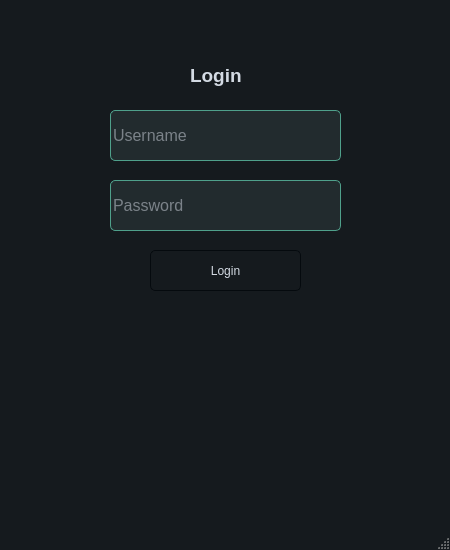
<?xml version="1.0" encoding="UTF-8"?>
<ui version="4.0">
 <class>MainWindow</class>
 <widget class="QMainWindow" name="MainWindow">
  <property name="geometry">
   <rect>
    <x>0</x>
    <y>0</y>
    <width>450</width>
    <height>550</height>
   </rect>
  </property>
  <property name="minimumSize">
   <size>
    <width>450</width>
    <height>550</height>
   </size>
  </property>
  <property name="maximumSize">
   <size>
    <width>450</width>
    <height>550</height>
   </size>
  </property>
  <property name="windowTitle">
   <string>MainWindow</string>
  </property>
  <property name="styleSheet">
   <string notr="true">/*
ManjaroMix Style Sheet for QT Applications
Author: Jaime A. Quiroga P.
Company: GTRONICK
Last updated: 25/02/2020, 15:42.
Available at: https://github.com/GTRONICK/QSS/blob/master/ManjaroMix.qss
*/
QMainWindow {
	background-color:#151a1e;
}
QCalendar {
	background-color: #151a1e;
}
QTextEdit {
	border-width: 1px;
	border-style: solid;
	border-color: #4fa08b;
	background-color: #222b2e;
	color: #d3dae3;
}
QPlainTextEdit {
	border-width: 1px;
	border-style: solid;
	border-color: #4fa08b;
	background-color: #222b2e;
	color: #d3dae3;
}
QToolButton {
	border-style: solid;
	border-top-color: qlineargradient(spread:pad, x1:0.5, y1:1, x2:0.5, y2:0, stop:0 rgb(215, 215, 215), stop:1 rgb(222, 222, 222));
	border-right-color: qlineargradient(spread:pad, x1:0, y1:0.5, x2:1, y2:0.5, stop:0 rgb(217, 217, 217), stop:1 rgb(227, 227, 227));
	border-left-color: qlineargradient(spread:pad, x1:0, y1:0.5, x2:1, y2:0.5, stop:0 rgb(227, 227, 227), stop:1 rgb(217, 217, 217));
	border-bottom-color: qlineargradient(spread:pad, x1:0.5, y1:1, x2:0.5, y2:0, stop:0 rgb(215, 215, 215), stop:1 rgb(222, 222, 222));
	border-width: 1px;
	border-radius: 5px;
	color: #d3dae3;
	padding: 2px;
	background-color: rgb(255,255,255);
}
QToolButton:hover{
	border-style: solid;
	border-top-color: qlineargradient(spread:pad, x1:0.5, y1:1, x2:0.5, y2:0, stop:0 rgb(195, 195, 195), stop:1 rgb(222, 222, 222));
	border-right-color: qlineargradient(spread:pad, x1:0, y1:0.5, x2:1, y2:0.5, stop:0 rgb(197, 197, 197), stop:1 rgb(227, 227, 227));
	border-left-color: qlineargradient(spread:pad, x1:0, y1:0.5, x2:1, y2:0.5, stop:0 rgb(227, 227, 227), stop:1 rgb(197, 197, 197));
	border-bottom-color: qlineargradient(spread:pad, x1:0.5, y1:1, x2:0.5, y2:0, stop:0 rgb(195, 195, 195), stop:1 rgb(222, 222, 222));
	border-width: 1px;
	border-radius: 5px;
	color: rgb(0,0,0);
	padding: 2px;
	background-color: rgb(255,255,255);
}
QToolButton:pressed{
	border-style: solid;
	border-top-color: qlineargradient(spread:pad, x1:0.5, y1:1, x2:0.5, y2:0, stop:0 rgb(215, 215, 215), stop:1 rgb(222, 222, 222));
	border-right-color: qlineargradient(spread:pad, x1:0, y1:0.5, x2:1, y2:0.5, stop:0 rgb(217, 217, 217), stop:1 rgb(227, 227, 227));
	border-left-color: qlineargradient(spread:pad, x1:0, y1:0.5, x2:1, y2:0.5, stop:0 rgb(227, 227, 227), stop:1 rgb(217, 217, 217));
	border-bottom-color: qlineargradient(spread:pad, x1:0.5, y1:1, x2:0.5, y2:0, stop:0 rgb(215, 215, 215), stop:1 rgb(222, 222, 222));
	border-width: 1px;
	border-radius: 5px;
	color: rgb(0,0,0);
	padding: 2px;
	background-color: rgb(142,142,142);
}
QPushButton{
	border-style: solid;
	border-color: #050a0e;
	border-width: 1px;
	border-radius: 5px;
	color: #d3dae3;
	padding: 2px;
	background-color: #151a1e;
}
QPushButton::default{
	border-style: solid;
	border-color: #050a0e;
	border-width: 1px;
	border-radius: 5px;
	color: #FFFFFF;
	padding: 2px;
	background-color: #151a1e;;
}
QPushButton:hover{
	border-style: solid;
	border-color: #050a0e;
	border-width: 1px;
	border-radius: 5px;
	color: #d3dae3;
	padding: 2px;
	background-color: #1c1f1f;
}
QPushButton:pressed{
	border-style: solid;
	border-color: #050a0e;
	border-width: 1px;
	border-radius: 5px;
	color: #d3dae3;
	padding: 2px;
	background-color: #2c2f2f;
}
QPushButton:disabled{
	border-style: solid;
	border-top-color: qlineargradient(spread:pad, x1:0.5, y1:1, x2:0.5, y2:0, stop:0 rgb(215, 215, 215), stop:1 rgb(222, 222, 222));
	border-right-color: qlineargradient(spread:pad, x1:0, y1:0.5, x2:1, y2:0.5, stop:0 rgb(217, 217, 217), stop:1 rgb(227, 227, 227));
	border-left-color: qlineargradient(spread:pad, x1:0, y1:0.5, x2:1, y2:0.5, stop:0 rgb(227, 227, 227), stop:1 rgb(217, 217, 217));
	border-bottom-color: qlineargradient(spread:pad, x1:0.5, y1:1, x2:0.5, y2:0, stop:0 rgb(215, 215, 215), stop:1 rgb(222, 222, 222));
	border-width: 1px;
	border-radius: 5px;
	color: #808086;
	padding: 2px;
	background-color: rgb(142,142,142);
}
QLineEdit {
	border-width: 1px;
	border-style: solid;
	border-color: #4fa08b;
	background-color: #222b2e;
	color: #d3dae3;
}
QLabel {
	color: #d3dae3;
}
QLCDNumber {
	color: #4d9b87;
}
QProgressBar {
	text-align: center;
	color: #d3dae3;
	border-radius: 10px;
	border-color: transparent;
	border-style: solid;
	background-color: #52595d;
}
QProgressBar::chunk {
	background-color: #214037	;
	border-radius: 10px;
}
QMenuBar {
	background-color: #151a1e;
}
QMenuBar::item {
	color: #d3dae3;
  	spacing: 3px;
  	padding: 1px 4px;
	background-color: #151a1e;
}

QMenuBar::item:selected {
  	background-color: #252a2e;
	color: #FFFFFF;
}
QMenu {
	background-color: #151a1e;
}
QMenu::item:selected {
	background-color: #252a2e;
	color: #FFFFFF;
}
QMenu::item {
	color: #d3dae3;
	background-color: #151a1e;
}
QTabWidget {
	color:rgb(0,0,0);
	background-color:#000000;
}
QTabWidget::pane {
		border-color: #050a0e;
		background-color: #1e282c;
		border-style: solid;
		border-width: 1px;
    	border-bottom-left-radius: 4px;
		border-bottom-right-radius: 4px;
}
QTabBar::tab:first {
	border-style: solid;
	border-left-width:1px;
	border-right-width:0px;
	border-top-width:1px;
	border-bottom-width:0px;
	border-top-color: #050a0e;
	border-left-color: #050a0e;
	border-bottom-color: #050a0e;
	border-top-left-radius: 4px;
	color: #d3dae3;
	padding: 3px;
	margin-left:0px;
	background-color: #151a1e;
}
QTabBar::tab:last {
	border-style: solid;
	border-top-width:1px;
	border-left-width:1px;
	border-right-width:1px;
	border-bottom-width:0px;
	border-color: #050a0e;
	border-top-right-radius: 4px;
	color: #d3dae3;
	padding: 3px;
	margin-left:0px;
	background-color: #151a1e;
}
QTabBar::tab {
	border-style: solid;
	border-top-width:1px;
	border-bottom-width:0px;
	border-left-width:1px;
	border-top-color: #050a0e;
	border-left-color: #050a0e;
	border-bottom-color: #050a0e;
	color: #d3dae3;
	padding: 3px;
	margin-left:0px;
	background-color: #151a1e;
}
QTabBar::tab:selected, QTabBar::tab:last:selected, QTabBar::tab:hover {
  	border-style: solid;
  	border-left-width:1px;
	border-bottom-width:0px;
	border-right-color: transparent;
	border-top-color: #050a0e;
	border-left-color: #050a0e;
	border-bottom-color: #050a0e;
	color: #FFFFFF;
	padding: 3px;
	margin-left:0px;
	background-color: #1e282c;
}

QTabBar::tab:selected, QTabBar::tab:first:selected, QTabBar::tab:hover {
  	border-style: solid;
  	border-left-width:1px;
  	border-bottom-width:0px;
  	border-top-width:1px;
	border-right-color: transparent;
	border-top-color: #050a0e;
	border-left-color: #050a0e;
	border-bottom-color: #050a0e;
	color: #FFFFFF;
	padding: 3px;
	margin-left:0px;
	background-color: #1e282c;
}

QCheckBox {
	color: #d3dae3;
	padding: 2px;
}
QCheckBox:disabled {
	color: #808086;
	padding: 2px;
}

QCheckBox:hover {
	border-radius:4px;
	border-style:solid;
	padding-left: 1px;
	padding-right: 1px;
	padding-bottom: 1px;
	padding-top: 1px;
	border-width:1px;
	border-color: transparent;
}
QCheckBox::indicator:checked {

	height: 10px;
	width: 10px;
	border-style:solid;
	border-width: 1px;
	border-color: #4fa08b;
	color: #000000;
	background-color: qradialgradient(cx:0.4, cy:0.4, radius: 1.5,fx:0, fy:0, stop:0 #1e282c, stop:0.3 #1e282c, stop:0.4 #4fa08b, stop:0.5 #1e282c, stop:1 #1e282c);
}
QCheckBox::indicator:unchecked {

	height: 10px;
	width: 10px;
	border-style:solid;
	border-width: 1px;
	border-color: #4fa08b;
	color: #000000;
}
QRadioButton {
	color: #d3dae3;
	padding: 1px;
}
QRadioButton::indicator:checked {
	height: 10px;
	width: 10px;
	border-style:solid;
	border-radius:5px;
	border-width: 1px;
	border-color: #4fa08b;
	color: #a9b7c6;
	background-color: qradialgradient(cx:0.5, cy:0.5, radius:0.4,fx:0.5, fy:0.5, stop:0 #4fa08b, stop:1 #1e282c);
}
QRadioButton::indicator:!checked {
	height: 10px;
	width: 10px;
	border-style:solid;
	border-radius:5px;
	border-width: 1px;
	border-color: #4fa08b;
	color: #a9b7c6;
	background-color: transparent;
}
QStatusBar {
	color:#027f7f;
}
QSpinBox {
	color: #d3dae3;
	background-color: #222b2e;
	border-width: 1px;
	border-style: solid;
	border-color: #4fa08b;
}
QDoubleSpinBox {
	color: #d3dae3;
	background-color: #222b2e;
	border-width: 1px;
	border-style: solid;
	border-color: #4fa08b;
}
QTimeEdit {
	color: #d3dae3;
	background-color: #222b2e;
	border-width: 1px;
	border-style: solid;
	border-color: #4fa08b;
}
QDateTimeEdit {
	color: #d3dae3;
	background-color: #222b2e;
	border-width: 1px;
	border-style: solid;
	border-color: #4fa08b;
}
QDateEdit {
	color: #d3dae3;
	background-color: #222b2e;
	border-width: 1px;
	border-style: solid;
	border-color: #4fa08b;
}
QFontComboBox {
	color: #d3dae3;
	background-color: #222b2e;
	border-width: 1px;
	border-style: solid;
	border-color: #4fa08b;
}
QComboBox {
	color: #d3dae3;
	background-color: #222b2e;
	border-width: 1px;
	border-style: solid;
	border-color: #4fa08b;
}

QDial {
	background: #16a085;
}

QToolBox {
	color: #a9b7c6;
	background-color: #222b2e;
}
QToolBox::tab {
	color: #a9b7c6;
	background-color:#222b2e;
}
QToolBox::tab:selected {
	color: #FFFFFF;
	background-color:#222b2e;
}
QScrollArea {
	color: #FFFFFF;
	background-color:#222b2e;
}
QSlider::groove:horizontal {
	height: 5px;
	background-color: #52595d;
}
QSlider::groove:vertical {
	width: 5px;
	background-color: #52595d;
}
QSlider::handle:horizontal {
	background: #1a2224;
	border-style: solid;
	border-width: 1px;
	border-color: rgb(207,207,207);
	width: 12px;
	margin: -5px 0;
	border-radius: 7px;
}
QSlider::handle:vertical {
	background: #1a2224;
	border-style: solid;
	border-width: 1px;
	border-color: rgb(207,207,207);
	height: 12px;
	margin: 0 -5px;
	border-radius: 7px;
}
QSlider::add-page:horizontal {
    background: #52595d;
}
QSlider::add-page:vertical {
    background: #52595d;
}
QSlider::sub-page:horizontal {
    background-color: #15433a;
}
QSlider::sub-page:vertical {
    background-color: #15433a;
}
QScrollBar:horizontal {
	max-height: 10px;
	border: 1px transparent grey;
	margin: 0px 20px 0px 20px;
	background: transparent;
}
QScrollBar:vertical {
	max-width: 10px;
	border: 1px transparent grey;
	margin: 20px 0px 20px 0px;
	background: transparent;
}
QScrollBar::handle:horizontal {
	background: #52595d;
	border-style: transparent;
	border-radius: 4px;
	min-width: 25px;
}
QScrollBar::handle:horizontal:hover {
	background: #58a492;
	border-style: transparent;
	border-radius: 4px;
	min-width: 25px;
}
QScrollBar::handle:vertical {
	background: #52595d;
	border-style: transparent;
	border-radius: 4px;
	min-height: 25px;
}
QScrollBar::handle:vertical:hover {
	background: #58a492;
	border-style: transparent;
	border-radius: 4px;
	min-height: 25px;
}
QScrollBar::add-line:horizontal {
   border: 2px transparent grey;
   border-top-right-radius: 4px;
   border-bottom-right-radius: 4px;
   background: #15433a;
   width: 20px;
   subcontrol-position: right;
   subcontrol-origin: margin;
}
QScrollBar::add-line:horizontal:pressed {
   border: 2px transparent grey;
   border-top-right-radius: 4px;
   border-bottom-right-radius: 4px;
   background: rgb(181,181,181);
   width: 20px;
   subcontrol-position: right;
   subcontrol-origin: margin;
}
QScrollBar::add-line:vertical {
   border: 2px transparent grey;
   border-bottom-left-radius: 4px;
   border-bottom-right-radius: 4px;
   background: #15433a;
   height: 20px;
   subcontrol-position: bottom;
   subcontrol-origin: margin;
}
QScrollBar::add-line:vertical:pressed {
   border: 2px transparent grey;
   border-bottom-left-radius: 4px;
   border-bottom-right-radius: 4px;
   background: rgb(181,181,181);
   height: 20px;
   subcontrol-position: bottom;
   subcontrol-origin: margin;
}
QScrollBar::sub-line:horizontal {
   border: 2px transparent grey;
   border-top-left-radius: 4px;
   border-bottom-left-radius: 4px;
   background: #15433a;
   width: 20px;
   subcontrol-position: left;
   subcontrol-origin: margin;
}
QScrollBar::sub-line:horizontal:pressed {
   border: 2px transparent grey;
   border-top-left-radius: 4px;
   border-bottom-left-radius: 4px;
   background: rgb(181,181,181);
   width: 20px;
   subcontrol-position: left;
   subcontrol-origin: margin;
}
QScrollBar::sub-line:vertical {
   border: 2px transparent grey;
   border-top-left-radius: 4px;
   border-top-right-radius: 4px;
   background: #15433a;
   height: 20px;
   subcontrol-position: top;
   subcontrol-origin: margin;
}
QScrollBar::sub-line:vertical:pressed {
   border: 2px transparent grey;
   border-top-left-radius: 4px;
   border-top-right-radius: 4px;
   background: rgb(181,181,181);
   height: 20px;
   subcontrol-position: top;
   subcontrol-origin: margin;
}

QScrollBar::add-page:horizontal, QScrollBar::sub-page:horizontal {
   background: none;
}
QScrollBar::add-page:vertical, QScrollBar::sub-page:vertical {
   background: none;
}</string>
  </property>
  <widget class="QWidget" name="centralwidget">
   <widget class="QLineEdit" name="lineEdit_username">
    <property name="geometry">
     <rect>
      <x>110</x>
      <y>110</y>
      <width>231</width>
      <height>51</height>
     </rect>
    </property>
    <property name="font">
     <font>
      <pointsize>12</pointsize>
     </font>
    </property>
    <property name="styleSheet">
     <string notr="true">border-radius:5px;</string>
    </property>
    <property name="placeholderText">
     <string>Username</string>
    </property>
   </widget>
   <widget class="QLineEdit" name="lineEdit_password">
    <property name="geometry">
     <rect>
      <x>110</x>
      <y>180</y>
      <width>231</width>
      <height>51</height>
     </rect>
    </property>
    <property name="font">
     <font>
      <pointsize>12</pointsize>
     </font>
    </property>
    <property name="styleSheet">
     <string notr="true">border-radius:5px;</string>
    </property>
    <property name="echoMode">
     <enum>QLineEdit::Password</enum>
    </property>
    <property name="placeholderText">
     <string>Password</string>
    </property>
   </widget>
   <widget class="QPushButton" name="pushButton_login">
    <property name="geometry">
     <rect>
      <x>150</x>
      <y>250</y>
      <width>151</width>
      <height>41</height>
     </rect>
    </property>
    <property name="styleSheet">
     <string notr="true">border-radius:5px;</string>
    </property>
    <property name="text">
     <string>Login</string>
    </property>
   </widget>
   <widget class="QLabel" name="label">
    <property name="geometry">
     <rect>
      <x>190</x>
      <y>60</y>
      <width>91</width>
      <height>31</height>
     </rect>
    </property>
    <property name="font">
     <font>
      <pointsize>14</pointsize>
      <weight>75</weight>
      <bold>true</bold>
     </font>
    </property>
    <property name="text">
     <string>Login</string>
    </property>
   </widget>
  </widget>
  <widget class="QMenuBar" name="menubar">
   <property name="geometry">
    <rect>
     <x>0</x>
     <y>0</y>
     <width>450</width>
     <height>23</height>
    </rect>
   </property>
  </widget>
  <widget class="QStatusBar" name="statusbar"/>
 </widget>
 <resources/>
 <connections/>
</ui>
